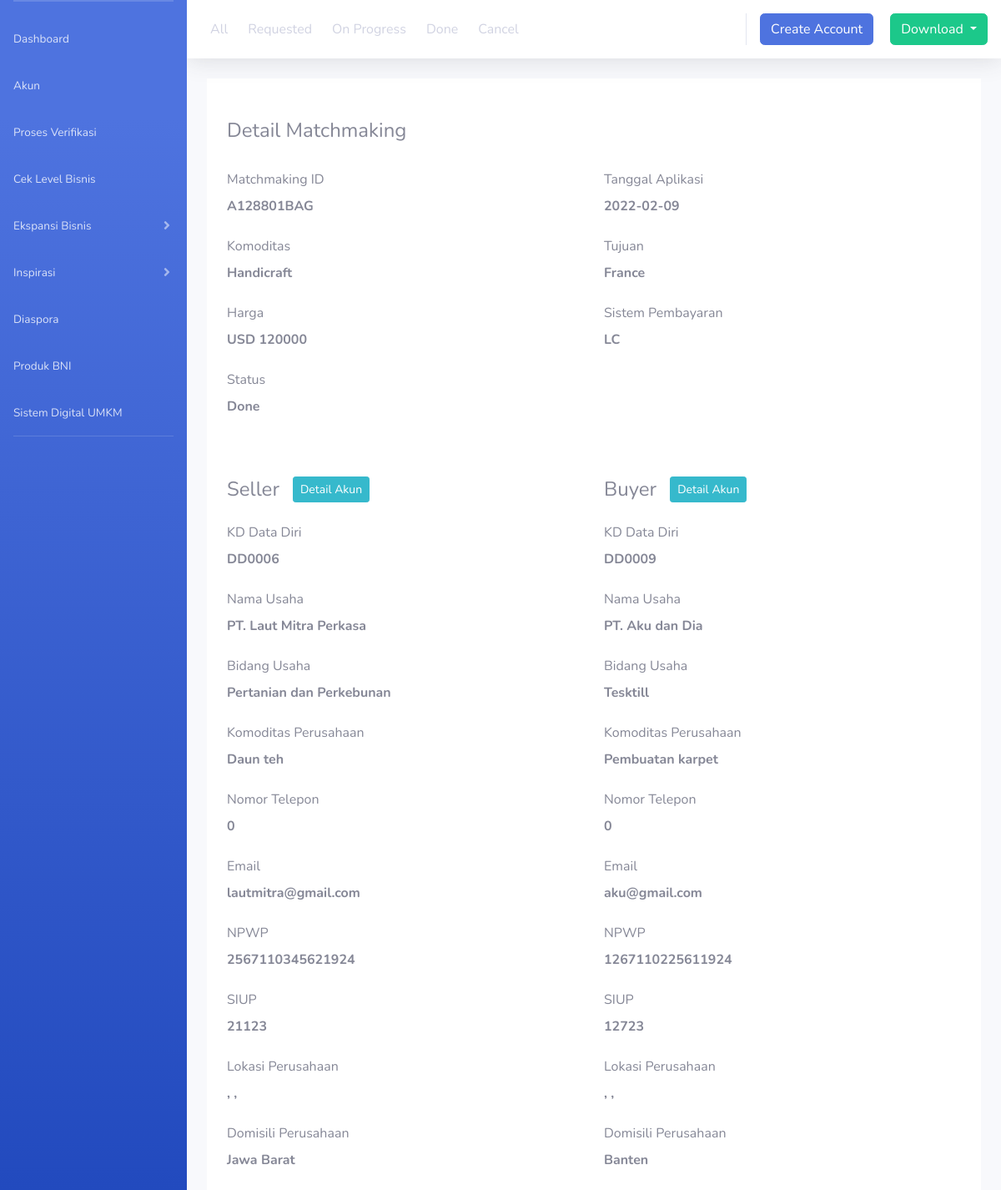
/matchmaking_log/detail/A128801BAG, run on the app's committed database.
### tables this page shows
CREATE TABLE `ekspansi_matchmaking` (
  `matchmaking_id` varchar(100) NOT NULL,
  `seller_id` varchar(20) NOT NULL,
  `buyer_id` varchar(20) NOT NULL,
  `destination` varchar(100) NOT NULL,
  `comodity` varchar(100) NOT NULL,
  `status` varchar(75) NOT NULL,
  `payment_system` varchar(100) NOT NULL,
  `value` varchar(100) NOT NULL,
  `application_date` date NOT NULL
);

CREATE TABLE `data_usaha` (
  `id_usaha` int(10) NOT NULL,
  `nama_usaha` varchar(50) NOT NULL,
  `domisili_perusahaan` varchar(50) NOT NULL,
  `no_telp` int(15) NOT NULL,
  `email_perusahaan` varchar(70) NOT NULL,
  `website` text NOT NULL,
  `bidang_usaha` varchar(50) NOT NULL,
  `komoditi_usaha` varchar(50) NOT NULL,
  `skala` varchar(50) NOT NULL,
  `satuan` varchar(50) NOT NULL,
  `nib` varchar(50) NOT NULL,
  `npwp_perusahaan` varchar(50) NOT NULL,
  `no_siup` varchar(50) NOT NULL,
  `no_peb` varchar(50) NOT NULL,
  `no_akta` varchar(50) NOT NULL,
  `verified` tinyint(4) NOT NULL,
  `qyc_nib` tinyint(4) NOT NULL,
  `qyc_npwp` tinyint(4) NOT NULL,
  `qyc_siup` tinyint(4) NOT NULL,
  `qyc_peb` tinyint(4) NOT NULL,
  `qyc_akta` tinyint(4) NOT NULL,
  `qyc_domisili` tinyint(4) NOT NULL,
  `foto_nib` varchar(500) DEFAULT NULL,
  `foto_npwp` varchar(500) DEFAULT NULL,
  `foto_siup` varchar(500) DEFAULT NULL,
  `foto_peb` varchar(500) DEFAULT NULL,
  `foto_akta` varchar(500) DEFAULT NULL,
  `foto_domisili` varchar(500) DEFAULT NULL,
  `kd_data_diri` varchar(20) DEFAULT NULL,
  `social_media` varchar(30) NOT NULL,
  `provinsi` varchar(30) NOT NULL,
  `kota` varchar(30) NOT NULL,
  `kecamatan` varchar(30) NOT NULL,
  `cabang_bni` varchar(50) NOT NULL,
  `wilayah_bni` varchar(50) NOT NULL,
  `pic_bni` varchar(30) NOT NULL,
  `telp_pic` int(15) NOT NULL,
  `email_pic` varchar(50) NOT NULL
);

### application/models/Matchmaking_log_model.php (called while the page is built, shortened)
<?php
class matchmaking_log_model extends CI_ModeL
{
    public function get_detail_by_id($id) {
        $this->db->select('em.*');
        $this->db->from('ekspansi_matchmaking as em');
        $this->db->where('em.matchmaking_id', $id);
        $query = $this->db->get();
        return $query->result();
    }
}

### application/controllers/Matchmaking_log.php (called while the page is built, shortened)
<?php
class matchmaking_log extends CI_Controller
{
    function detail ($id) {
        $macthmaking = $this->matchmaking_log->get_detail_by_id($id)[0];
        $data = array(
            'title' => 'Detail Matchmaking',
            'header' => 'template/header',
            'menu' => 'template/menu',
            'content' => 'template/content',
            'footer' => 'template/footer',
            'app' => 'matchmaking_log_detail',
            'matchmaking_detail' => $macthmaking,
            'buyer' => $this->detail_akun->get_data($macthmaking->buyer_id)[0],
            'seller' => $this->detail_akun->get_data($macthmaking->seller_id)[0],
        );
    }
}

### index.php (called while the page is built, shortened)
<?php
require_once BASEPATH.'core/CodeIgniter.php';

### application/models/Detail_akun_model.php (called while the page is built, shortened)
<?php
class detail_akun_model extends CI_Model
{
    public function get_data($id)
    {
        $kd_diri = $id;
        $this->db->where('kd_data_diri', $kd_diri);
        return $this->db->get('data_usaha')->result_array();
    }
}

### application/views/matchmaking_log_detail.php (the view)
<div class="container" style="background-color: #FFF">
    <div class="row">
        <div class="col-12 pt-5">
            <div class="row">
                <div class="col-12 d-flex mb-4" style="flex-direction: column">
                    <h4>Detail Matchmaking</h4>
                </div>
                <div class="col-12 col-md-6 d-flex mb-4" style="flex-direction: column">
                    <label>Matchmaking ID</label>
                    <span>
                        <strong><?= $matchmaking_detail->matchmaking_id ?></strong>
                    </span>
                </div>
                <div class="col-12 col-md-6 d-flex mb-4" style="flex-direction: column">
                    <label>Tanggal Aplikasi</label>
                    <span>
                        <strong><?= $matchmaking_detail->application_date ?></strong>
                    </span>
                </div>
                <div class="col-12 col-md-6 d-flex mb-4" style="flex-direction: column">
                    <label>Komoditas</label>
                    <span>
                        <strong><?= $matchmaking_detail->comodity ?></strong>
                    </span>
                </div>
                <div class="col-12 col-md-6 d-flex mb-4" style="flex-direction: column">
                    <label>Tujuan</label>
                    <span>
                        <strong><?= $matchmaking_detail->destination ?></strong>
                    </span>
                </div>
                <div class="col-12 col-md-6 d-flex mb-4" style="flex-direction: column">
                    <label>Harga</label>
                    <span>
                        <strong><?= $matchmaking_detail->value ?></strong>
                    </span>
                </div>
                <div class="col-12 col-md-6 d-flex mb-4" style="flex-direction: column">
                    <label>Sistem Pembayaran</label>
                    <span>
                        <strong><?= $matchmaking_detail->payment_system ?></strong>
                    </span>
                </div>
                <div class="col-12 col-md-6 d-flex mb-4" style="flex-direction: column">
                    <label>Status</label>
                    <span>
                        <strong><?= $matchmaking_detail->status ?></strong>
                    </span>
                </div>
            </div>
        </div>
        <div class="col-12 col-md-6 pt-5">
            <div class="row">
                <div class="col-12 d-flex mb-4" style="flex-direction: row; justify-content: flex-start; align-items: center;">
                    <h4 class="mb-0">Seller</h4>
                    <a href="<?= site_url('/akun/detail_akun/'.$seller['kd_data_diri']) ?>" class="btn btn-sm btn-info d-inline-block ml-3">Detail Akun</a>
                </div>
                <div class="col-12 d-flex mb-4" style="flex-direction: column">
                    <label>KD Data Diri</label>
                    <span>
                        <strong><?= $seller['kd_data_diri'] ?></strong>
                    </span>
                </div>
                <div class="col-12 d-flex mb-4" style="flex-direction: column">
                    <label>Nama Usaha</label>
                    <span>
                        <strong><?= $seller['nama_usaha'] ?></strong>
                    </span>
                </div>
                <div class="col-12 d-flex mb-4" style="flex-direction: column">
                    <label>Bidang Usaha</label>
                    <span>
                        <strong><?= $seller['bidang_usaha'] ?></strong>
                    </span>
                </div>
                <div class="col-12 d-flex mb-4" style="flex-direction: column">
                    <label>Komoditas Perusahaan</label>
                    <span>
                        <strong><?= $seller['komoditi_usaha'] ?></strong>
                    </span>
                </div>
                <div class="col-12 d-flex mb-4" style="flex-direction: column">
                    <label>Nomor Telepon</label>
                    <span>
                        <strong><?= $seller['no_telp'] ?></strong>
                    </span>
                </div>
                <div class="col-12 d-flex mb-4" style="flex-direction: column">
                    <label>Email</label>
                    <span>
                        <strong><?= $seller['email_perusahaan'] ?></strong>
                    </span>
                </div>
                <div class="col-12 d-flex mb-4" style="flex-direction: column">
                    <label>NPWP</label>
                    <span>
                        <strong><?= $seller['npwp_perusahaan'] ?></strong>
                    </span>
                </div>
                <div class="col-12 d-flex mb-4" style="flex-direction: column">
                    <label>SIUP</label>
                    <span>
                        <strong><?= $seller['no_siup'] ?></strong>
                    </span>
                </div>
                <div class="col-12 d-flex mb-4" style="flex-direction: column">
                    <label>Lokasi Perusahaan</label>
                    <span>
                        <strong><?= $seller['kecamatan'] ?>, <?= $seller['kota'] ?>, <?= $seller['provinsi'] ?></strong>
                    </span>
                </div>
                <div class="col-12 d-flex mb-4" style="flex-direction: column">
                    <label>Domisili Perusahaan</label>
                    <span>
                        <strong><?= $seller['domisili_perusahaan'] ?></strong>
                    </span>
                </div>
            </div>
        </div>
        <div class="col-12 col-md-6 pt-5">
            <div class="row">
                <div class="col-12 d-flex mb-4" style="flex-direction: row; justify-content: flex-start; align-items: center;">
                    <h4 class="mb-0">Buyer</h4>
                    <a href="<?= site_url('/akun/detail_akun/'.$buyer['kd_data_diri']) ?>" class="btn btn-sm btn-info d-inline-block ml-3">Detail Akun</a>
                </div>
                <div class="col-12 d-flex mb-4" style="flex-direction: column">
                    <label>KD Data Diri</label>
                    <span>
                        <strong><?= $buyer['kd_data_diri'] ?></strong>
                    </span>
                </div>
                <div class="col-12 d-flex mb-4" style="flex-direction: column">
                    <label>Nama Usaha</label>
                    <span>
                        <strong><?= $buyer['nama_usaha'] ?></strong>
                    </span>
                </div>
                <div class="col-12 d-flex mb-4" style="flex-direction: column">
                    <label>Bidang Usaha</label>
                    <span>
                        <strong><?= $buyer['bidang_usaha'] ?></strong>
                    </span>
                </div>
                <div class="col-12 d-flex mb-4" style="flex-direction: column">
                    <label>Komoditas Perusahaan</label>
                    <span>
                        <strong><?= $buyer['komoditi_usaha'] ?></strong>
                    </span>
                </div>
                <div class="col-12 d-flex mb-4" style="flex-direction: column">
                    <label>Nomor Telepon</label>
                    <span>
                        <strong><?= $buyer['no_telp'] ?></strong>
                    </span>
                </div>
                <div class="col-12 d-flex mb-4" style="flex-direction: column">
                    <label>Email</label>
                    <span>
                        <strong><?= $buyer['email_perusahaan'] ?></strong>
                    </span>
                </div>
                <div class="col-12 d-flex mb-4" style="flex-direction: column">
                    <label>NPWP</label>
                    <span>
                        <strong><?= $buyer['npwp_perusahaan'] ?></strong>
                    </span>
                </div>
                <div class="col-12 d-flex mb-4" style="flex-direction: column">
                    <label>SIUP</label>
                    <span>
                        <strong><?= $buyer['no_siup'] ?></strong>
                    </span>
                </div>
                <div class="col-12 d-flex mb-4" style="flex-direction: column">
                    <label>Lokasi Perusahaan</label>
                    <span>
                        <strong><?= $buyer['kecamatan'] ?>, <?= $buyer['kota'] ?>, <?= $buyer['provinsi'] ?></strong>
                    </span>
                </div>
                <div class="col-12 d-flex mb-4" style="flex-direction: column">
                    <label>Domisili Perusahaan</label>
                    <span>
                        <strong><?= $buyer['domisili_perusahaan'] ?></strong>
                    </span>
                </div>
            </div>
        </div>
    </div>
</div>

### data on the page
ekspansi_matchmaking: matchmaking_id "A128801BAG", application_date "2022-02-09", comodity "Handicraft", destination "France", value "USD 120000", payment_system "LC", status "Done"
data_usaha: kd_data_diri "DD0006", nama_usaha "PT. Laut Mitra Perkasa", bidang_usaha "Pertanian dan Perkebunan", komoditi_usaha "Daun teh", no_telp "0", email_perusahaan "lautmitra@gmail.com", npwp_perusahaan "2567110345621924", no_siup "21123", domisili_perusahaan "Jawa Barat"
data_usaha: kd_data_diri "DD0009", nama_usaha "PT. Aku dan Dia", bidang_usaha "Tesktill", komoditi_usaha "Pembuatan karpet", no_telp "0", email_perusahaan "aku@gmail.com", npwp_perusahaan "1267110225611924", no_siup "12723", domisili_perusahaan "Banten"
